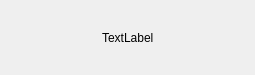
<?xml version="1.0" encoding="UTF-8"?>
<ui version="4.0">
 <class>warning</class>
 <widget class="QWidget" name="warning">
  <property name="geometry">
   <rect>
    <x>0</x>
    <y>0</y>
    <width>255</width>
    <height>75</height>
   </rect>
  </property>
  <property name="windowTitle">
   <string>Warning</string>
  </property>
  <layout class="QGridLayout" name="gridLayout">
   <item row="0" column="0">
    <layout class="QHBoxLayout" name="horizontalLayout">
     <item>
      <spacer name="horizontalSpacer">
       <property name="orientation">
        <enum>Qt::Horizontal</enum>
       </property>
       <property name="sizeHint" stdset="0">
        <size>
         <width>40</width>
         <height>20</height>
        </size>
       </property>
      </spacer>
     </item>
     <item>
      <widget class="QLabel" name="Warninglabel">
       <property name="text">
        <string>TextLabel</string>
       </property>
      </widget>
     </item>
     <item>
      <spacer name="horizontalSpacer_2">
       <property name="orientation">
        <enum>Qt::Horizontal</enum>
       </property>
       <property name="sizeHint" stdset="0">
        <size>
         <width>40</width>
         <height>20</height>
        </size>
       </property>
      </spacer>
     </item>
    </layout>
   </item>
  </layout>
 </widget>
 <resources/>
 <connections/>
</ui>
